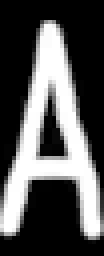
#> input picture nitw-text-stitch/assets/standard_dialogue/Dialogue_standard_1_A2.png, 26 x 64 px (shown 4 times larger); its folder holds 4 pictures in this run
$ python colour.py
#> lines starting #> are read from the running program, lines starting #| are printed output that depends on the picture
from PIL import Image
from math import floor
import os
imagedir = '../assets/standard_dialogue/'
editdir = '../assets/coffinwolf_dialogue/'


R_VALUE = 57;
G_VALUE = 125;
B_VALUE = 156;

for imagefile in os.listdir(imagedir):

    img = Image.open(imagedir + str(imagefile) )
#> img is the input picture: PIL image 26x64 RGBA; mean R, G, B, A 81.9, 81.9, 81.9, 246.4
    img = img.convert("RGBA")
    datas = img.getdata()

    newData = []
    blackCanvas =[]
    for item in datas:
        blackCanvas.append((0,0,0,255))
        if item[0] > 10 and item[1] > 10 and item[2] > 10:
            transparency_ratio = (255 / item[3])

            newData.append((floor(item[0] - (255-R_VALUE)), floor(item[1] - (255-G_VALUE)), floor(item[2] - (255-B_VALUE)), 255))
        else:
            newData.append(item)
#> after the loop, blackCanvas = 1664 items, first 6: (0, 0, 0, 255), (0, 0, 0, 255), (0, 0, 0, 255), (0, 0, 0, 255), (0, 0, 0, 255), (0, 0, 0, 255); newData has the same summary as blackCanvas
    img.putdata(blackCanvas)
    img.putdata(newData)
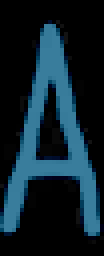
#> img: PIL image 26x64 RGBA (shown 4 times larger); mean R, G, B, A 14, 34.1, 44.4, 254.8; transparent parts drawn white
    img.save(editdir + str(imagefile),"PNG")
#> pass 2 of the loop `for imagefile in os.listdir(imagedir):`:
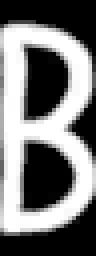
#> input picture nitw-text-stitch/assets/standard_dialogue/Dialogue_standard_1_B3.png, 24 x 64 px (shown 4 times larger)
#> img is the input picture: PIL image 24x64 RGBA; mean R, G, B, A 113.8, 113.8, 113.8, 243.9
#> after the loop `for item in datas:`: blackCanvas = 1536 items, first 6: (0, 0, 0, 255), (0, 0, 0, 255), (0, 0, 0, 255), (0, 0, 0, 255), (0, 0, 0, 255), (0, 0, 0, 255); newData has the same summary as blackCanvas
#> `img.putdata(newData)`:
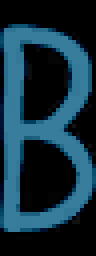
#> img: PIL image 24x64 RGBA (shown 4 times larger); mean R, G, B, A 19.5, 48, 62.2, 254.8; transparent parts drawn white
#> pass 3 of the loop `for imagefile in os.listdir(imagedir):`:
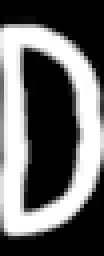
#> input picture nitw-text-stitch/assets/standard_dialogue/Dialogue_standard_1_D2.png, 26 x 64 px (shown 4 times larger)
#> img is the input picture: PIL image 26x64 RGBA; mean R, G, B, A 99.6, 99.6, 99.6, 245.3
#> after the loop `for item in datas:`: blackCanvas = 1664 items, first 6: (0, 0, 0, 255), (0, 0, 0, 255), (0, 0, 0, 255), (0, 0, 0, 255), (0, 0, 0, 255), (0, 0, 0, 255); newData has the same summary as blackCanvas
#> `img.putdata(newData)`:
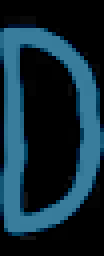
#> img: PIL image 26x64 RGBA (shown 4 times larger); mean R, G, B, A 17.1, 42, 54.4, 254.8; transparent parts drawn white
#> the loop made 4 passes; the first 3 are shown
